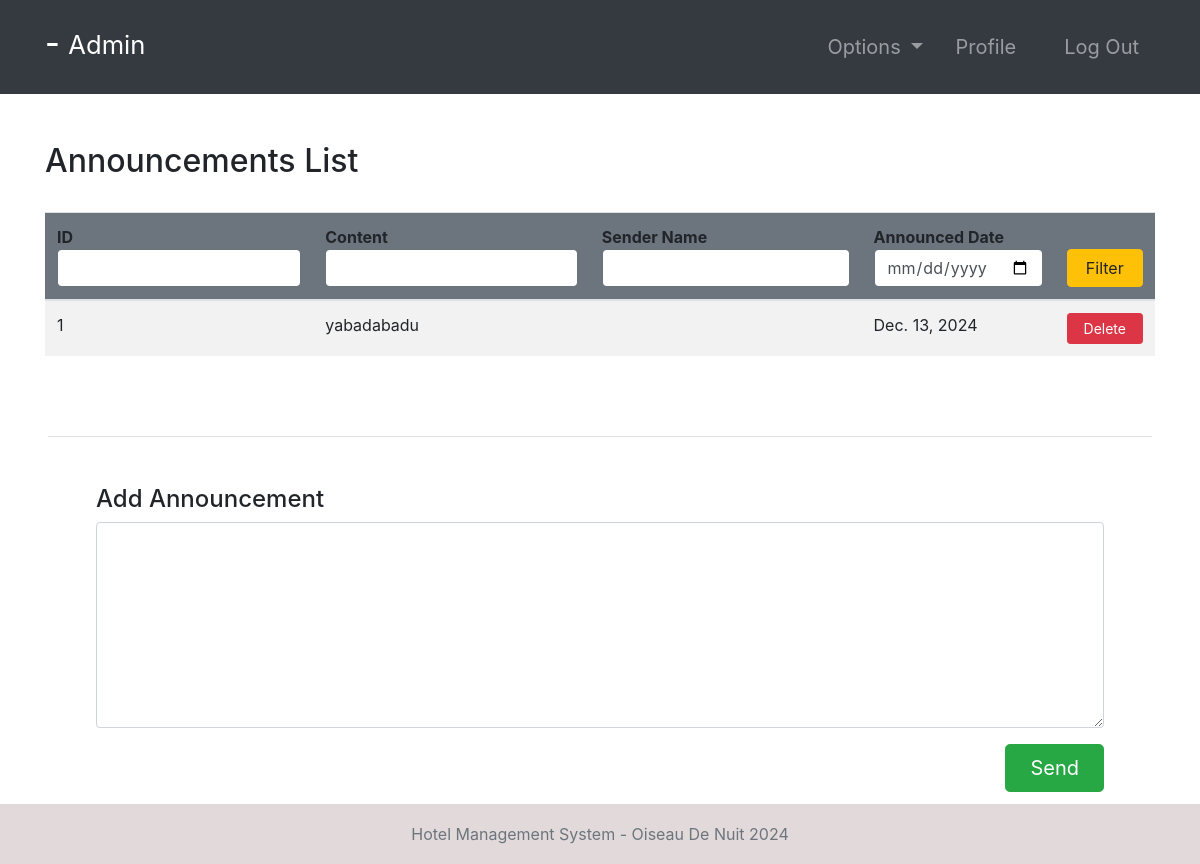
The page /announcements/ (signed in) on the database its author committed.
### hotel/models.py (models this page shows, shortened)
class Announcement(models.Model):
    content = models.TextField()
    sender = models.ForeignKey(Employee, null=True, on_delete=models.CASCADE)
    date = models.DateField(default=timezone.now)

### hotel/views.py (the view, shortened to what this page needs)
# urls.py: path('announcements/', announcements, name="announcements"),
@ login_required(login_url='login')
def announcements(request):
    role = str(request.user.groups.all()[0])
    path = role + "/"
    announcements = Announcement.objects.all()
    context = {
        "role": role,
        'announcements': announcements
    }
    return render(request, path + "announcements.html", context)

### templates/admin/announcements.html
{% extends '../index.html' %}
{% block context %}
{% include '../common_pages/authorized-announcements.html' %}
{% endblock %}

### templates/incs/nav.html (shortened to what this page needs)
<nav class="navbar navbar-dark bg-dark navbar-expand-lg py-3 " role="navigation">
    <div class="container">
        <a href="" class="navbar-brand">
            <h2 class="text-capitalize">
                {{ request.user.first_name }} {{ request.user.last_name }} -
                <small>
                    {{ role }}
                </small>
            </h2>
        </a>
        <div class="collapse navbar-collapse" id="navbarTags">
            <ul class="navbar-nav ml-auto">
                <li class="nav-item dropdown p-2">
                    <a class="nav-link dropdown-toggle" href="#" id="navbarDropdown" role="button"
                        data-toggle="dropdown" aria-haspopup="true" aria-expanded="false">
                        Options
                    </a>
                </li>
                <li class="nav-item mr-3 p-2">
                    {% if role == 'staff' or role == 'receptionist' or role == 'admin' or role == 'manager' %}
                    <a href="{% url 'employee-profile' user.id %}" class="nav-link">Profile</a>
                    {% endif %}
                </li>
                <li class="nav-item p-2 ">
                    <a href="{% url 'logout' %}" class="nav-link">Log Out</a>
                </li>
            </ul>
        </div>
    </div>
</nav>

### templates/common_pages/authorized-announcements.html (shortened to what this page needs)
<div class="container py-5">
    <div class="table-header row">
        <div class="col-sm-12 col-md-12 col-lg-4 mb-4">
            <h2>Announcements List</h2>
        </div>
    </div>
    <table class="table table-hover table-striped">
        <thead class="bg-secondary rounded">
            <tr>
                <form action="" method="POST">
                    <th>ID<input type="number" name="id" value="{{id}}" class="form-control border border-secondary">
                    </th>
                    <th>Content<input type="text" name="content" value="{{content}}"
                            class="form-control border border-secondary"></th>
                    <th>Sender Name<input type="text" name="name" value="{{name}}"
                            class="form-control border border-secondary"></th>
                    <th>Announced Date<input type="date" class="form-control border border-secondary" name="date"
                            value="{{date}}"></th>
                    <th><button type="submit" name="filter" class="btn btn-warning w-100">Filter</button></th>
                </form>
            </tr>
        </thead>
        <tbody>
            {% for announcement in announcements %}
            <tr>
                <td>{{announcement.id}}</td>
                <td>{{announcement.content}}</td>
                <td>{{announcement.sender.user.first_name}} {{announcement.sender.user.last_name}}</td>
                <td>{{announcement.date}}</td>
                {% if role == "manager" or role == "admin" %}
                <td> <a href="{% url 'deleteAnnouncement' announcement.id %}"
                        class="btn btn-sm btn-danger px-3">Delete</a> </td>
                {% else %}
                <td></td>
                {% endif %}
            </tr>
            {% endfor %}
        </tbody>
    </table>
</div>
{% if role == "manager" or role == "admin" %}
<div class="add-annoucment border-top my-3 mx-5 p-5">
    <h4>Add Announcement</h4>
    <form action="" method="POST">
        <div class="form-group">
            <textarea class="form-control" name="textid" rows="8" placeholder="Enter Content of Announcement"
                id="textid">
            </textarea>
        </div>
        <button type="submit" class="btn btn-success btn-lg px-4 float-right" name="sendAnnouncement">Send</button>
    </form>
</div>
{% endif %}

### static/css/main.css (style rules this page uses)
* { margin: 0; padding: 0; -webkit-font-smoothing: antialiased; }
body { position: relative; }
nav .nav-item { font-size: 20px; }

### rows shown on the page
Announcement: id "1", content "yabadabadu", date "Dec. 13, 2024"

### other values the page prints
{{ role }} "Admin"
